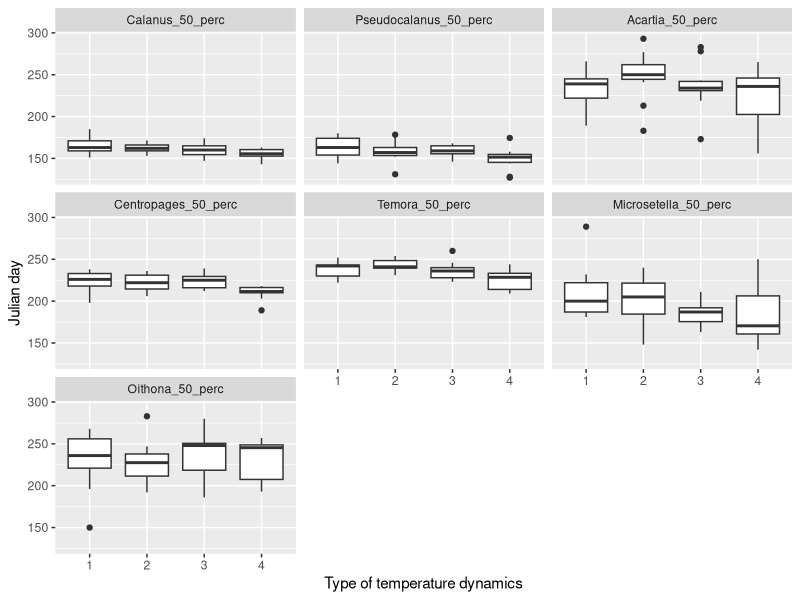
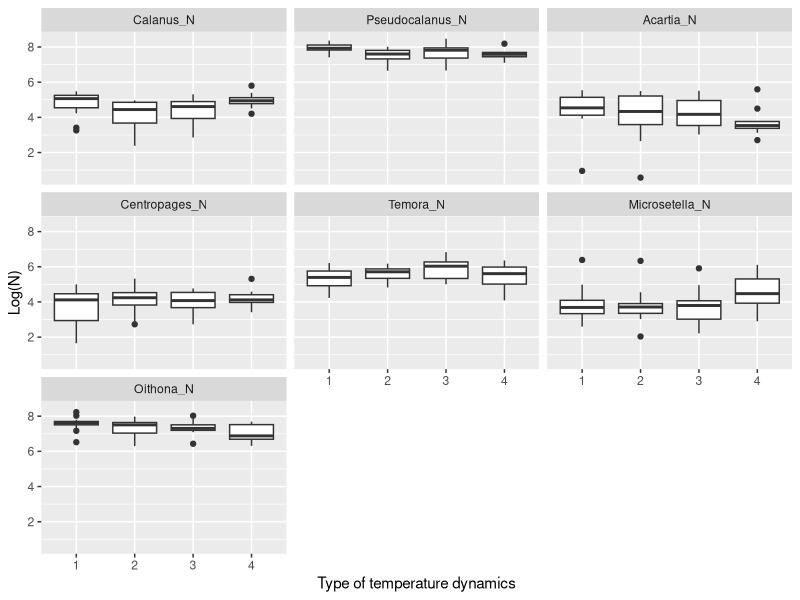

Write the R code that produced these figures, in order.
## ---- chunk 1
library(knitr)
opts_chunk$set(echo = TRUE, message = F)
## ---- chunk 2
library(readxl)
library(ggplot2)
library(dplyr)
library(reshape2)
library(tidyr)
## ---- chunk 3
phen <- read_excel("Data/Phenology_2021.xlsx", sheet = "phenology")


phen %>% select(Year, Temp_dynamics_type, Calanus_50_perc, Pseudocalanus_50_perc, Acartia_50_perc, Centropages_50_perc, Temora_50_perc, Microsetella_50_perc, Oithona_50_perc) %>% melt(id.vars = c("Year", "Temp_dynamics_type")) %>% filter(!is.na(Temp_dynamics_type)) %>% filter(Temp_dynamics_type != 5) %>%
  ggplot(., aes(x = factor(Temp_dynamics_type), y = value)) + geom_boxplot() + facet_wrap(~variable) + labs(x= "Type of temperature dynamics", y = "Julian day")


phen %>% select(Year, Temp_dynamics_type, Calanus_N, Pseudocalanus_N, Acartia_N, Centropages_N, Temora_N, Microsetella_N, Oithona_N) %>% melt(id.vars = c("Year", "Temp_dynamics_type")) %>% filter(!is.na(Temp_dynamics_type)) %>% filter(Temp_dynamics_type != 5) %>% 
  ggplot(., aes(x = factor(Temp_dynamics_type), y = log(value) )) + geom_boxplot() + facet_wrap(~variable) + labs(x= "Type of temperature dynamics", y = "Log(N)")


